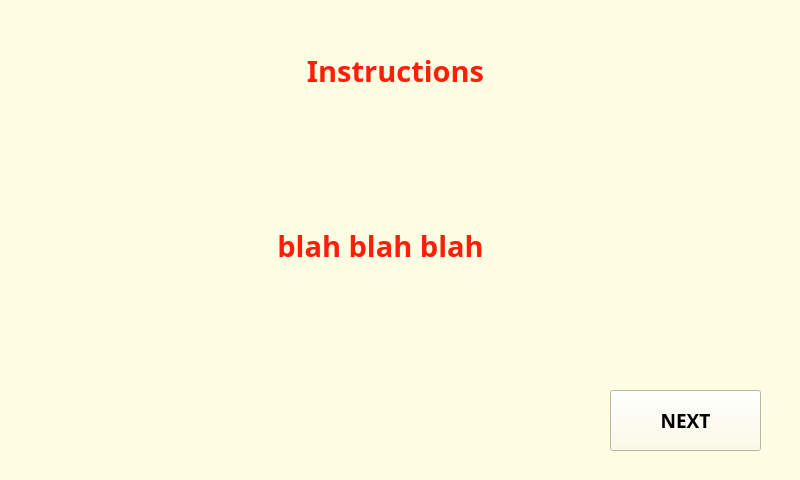
<?xml version="1.0" encoding="UTF-8"?>
<ui version="4.0">
 <class>MainWindow</class>
 <widget class="QMainWindow" name="MainWindow">
  <property name="geometry">
   <rect>
    <x>0</x>
    <y>0</y>
    <width>800</width>
    <height>480</height>
   </rect>
  </property>
  <property name="windowTitle">
   <string>MainWindow</string>
  </property>
  <property name="styleSheet">
   <string notr="true">background-color: rgb(255, 254, 226);</string>
  </property>
  <widget class="QWidget" name="centralwidget">
   <widget class="QPushButton" name="nextButton">
    <property name="geometry">
     <rect>
      <x>610</x>
      <y>390</y>
      <width>151</width>
      <height>61</height>
     </rect>
    </property>
    <property name="font">
     <font>
      <family>Arial Black</family>
      <pointsize>14</pointsize>
      <weight>75</weight>
      <bold>true</bold>
     </font>
    </property>
    <property name="text">
     <string>NEXT</string>
    </property>
   </widget>
   <widget class="QLabel" name="label">
    <property name="geometry">
     <rect>
      <x>290</x>
      <y>30</y>
      <width>211</width>
      <height>81</height>
     </rect>
    </property>
    <property name="font">
     <font>
      <family>Arial Black</family>
      <pointsize>22</pointsize>
      <weight>75</weight>
      <bold>true</bold>
     </font>
    </property>
    <property name="styleSheet">
     <string notr="true">color: rgb(255, 30, 10);</string>
    </property>
    <property name="text">
     <string>Instructions</string>
    </property>
    <property name="alignment">
     <set>Qt::AlignCenter</set>
    </property>
   </widget>
   <widget class="QLabel" name="label_2">
    <property name="geometry">
     <rect>
      <x>0</x>
      <y>90</y>
      <width>761</width>
      <height>311</height>
     </rect>
    </property>
    <property name="font">
     <font>
      <family>Arial Black</family>
      <pointsize>22</pointsize>
      <weight>75</weight>
      <bold>true</bold>
     </font>
    </property>
    <property name="styleSheet">
     <string notr="true">color: rgb(255, 30, 10);</string>
    </property>
    <property name="text">
     <string>blah blah blah</string>
    </property>
    <property name="alignment">
     <set>Qt::AlignCenter</set>
    </property>
   </widget>
   <zorder>label_2</zorder>
   <zorder>nextButton</zorder>
   <zorder>label</zorder>
  </widget>
 </widget>
 <resources/>
 <connections/>
</ui>
